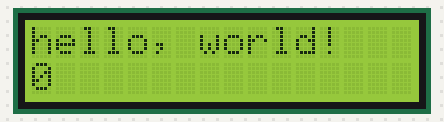
Bench run of a sketch on a simulated Arduino Uno, built with avr-gcc and run on an emulated ATmega328P. Shown: 16×2 character LCD.

Above: at 0.1 s.
At 4.6 s:
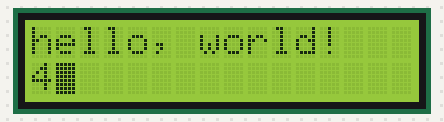
At 9.6 s:
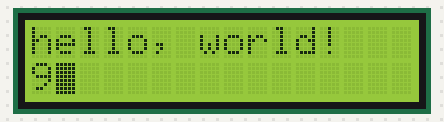
At 19.6 s:
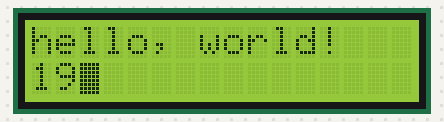
At 29.1 s:
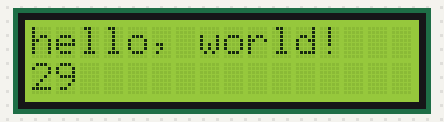
At 39.1 s:
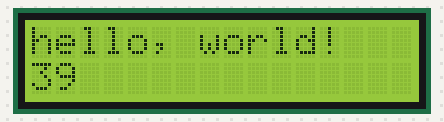

The sketch:

ders_20-LCD_Ekran_Kullan_m_.ino
```cpp
#include <LiquidCrystal.h>
const int rs = 12, en = 11, d4 = 5, d5 = 4, d6 = 3, d7 = 2;
LiquidCrystal lcd(rs, en, d4, d5, d6, d7);

void setup() {
  lcd.begin(16, 2);
  lcd.print("hello, world!");
}

void loop() {
  lcd.setCursor(0, 1);//column,row
  lcd.print(millis() / 1000);


 /* lcd.noCursor();
  delay(200);
  lcd.cursor();
  delay(200);*/


  lcd.noBlink();
  delay(500);
  lcd.blink();
  delay(500);


}
```

Measured:
- what the display in image 1 shows lasts 0.5 s, from 4.6 s to 5.1 s
